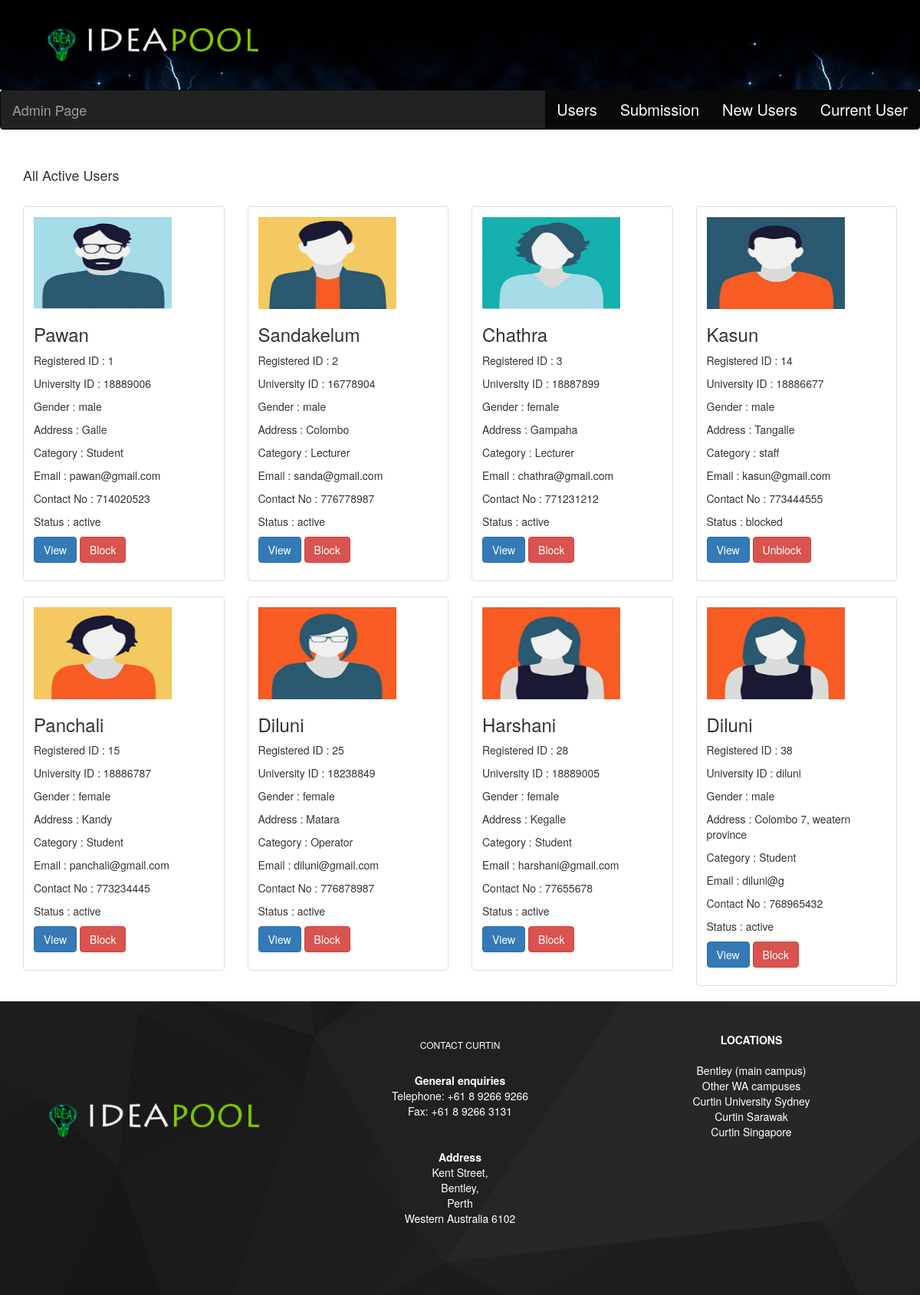
The page /allusers.php on the database its author committed.
### tables this page shows
CREATE TABLE IF NOT EXISTS `register` (
  `id` int(11) NOT NULL AUTO_INCREMENT,
  `fname` varchar(45) NOT NULL,
  `lname` varchar(45) NOT NULL,
  `address` varchar(45) NOT NULL,
  `contact` int(11) NOT NULL,
  `gender` varchar(45) NOT NULL,
  `emil` varchar(45) NOT NULL,
  `category` varchar(45) NOT NULL,
  `universityID` varchar(45) NOT NULL,
  `Image` varchar(45) NOT NULL,
  `status` varchar(45) NOT NULL DEFAULT 'pending',
  `username` varchar(45) NOT NULL,
  `password` varchar(45) NOT NULL,
  `reward` int(10) NOT NULL DEFAULT '0',
  `reward2` int(10) NOT NULL DEFAULT '0',
  `reward3` int(10) NOT NULL DEFAULT '0',
  PRIMARY KEY (`id`)
);

### allusers.php (the view, shortened to what this page needs)
<!DOCTYPE html PUBLIC "-//W3C//DTD XHTML 1.0 Transitional//EN" "http://www.w3.org/TR/xhtml1/DTD/xhtml1-transitional.dtd">
<html xmlns="http://www.w3.org/1999/xhtml">
<head>
<link rel="stylesheet" href="css/ideacss.css" />
<link rel="stylesheet" href="css/bootstrap.min.css"></link>
</head>
<body>
<?php
include('header.php');
?>
<nav class = "navbar navbar-inverse" role = "navigation">
           <div class = "navbar-header" style="font-size:20px">
              <a class = "navbar-brand" href = "#">Admin Page</a>
           </div>
           <div style="font-size:20px">
                            <div class="nav">
                                          <ul class = "nav navbar-nav pull-right">
                                                <li class = "active"><a href = "SearchUser.php">Users</a></li>
                                                <li class = "active"><a href = "editSubmissionCompu.php">Submission</a></li>
                                                 <li class = "active"><a href = "newusers.php">New Users</a></li>
                                                <li class = "active"><a href = "allusers.php">Current User</a></li>
                                          </ul>
                             </div>
              </div>
</nav>
<div class="container">
<div class="row">
<div class="col-md-12">
<br/>
<h4>All Active Users </h4>
<br/>
<?php
include("database_connect.php");
$query = "select * from register where status != 'pending'";
$result=mysqli_query($con,$query);
?>
<tr class="info">
<div class="row">
<?php while($row=mysqli_fetch_array($result)){
	$state = $row['status']?>
  <div class="col-xs-6 col-md-3">
    <div class="thumbnail">
      <div class="caption">
      <img src="<?php echo $row['Image']?>" height="120px" width="180px" align="middle">
        <h3><?php echo $row['fname']?></h3>
        <p>Registered ID : <?php echo $row['id'] ?></p>
        <p>University ID : <?php echo $row['universityID']; ?></p>
        <p>Gender        : <?php echo $row['gender'] ?></p>
        <p>Address       : <?php echo $row['address'] ?></p>
		<p>Category      : <?php echo $row['category'] ?></p>
		<p>Email         : <?php echo $row['emil']; ?></p>
		<p>Contact No    : <?php echo $row['contact']?></p>
		<p>Status        : <?php echo $state ?></p>
        <p><a href="block.php?sendId=<?= $row['id'] ?>" onclick="pop_up(this);return false;" class="btn btn-primary" role="button">View</a>
        <?php
        if($state == "blocked"){ ?>
         <button type="button" name="button" class="btn btn-danger" onclick="javascript:UnblockUser(<?php echo $row['id']; ?>)">Unblock</button>
       <?php
        }else{ ?>
        	<button type="button" name="button" class="btn btn-danger" onclick="javascript:BlockUser(<?php echo $row['id']; ?>)">Block</button>
        <?php } ?>
      </div>
    </div>
  </div>
  <?php
}
?>
</div>
</div>
</div>
</div>
<?php
 include('footer.php');
?>
</body>
</html>

### rows shown on the page
register: Image (picture), fname "Pawan", id "1", universityID "18889006", gender "male", address "Galle", category "Student", emil "pawan@gmail.com", contact "714020523", status "active"
register: Image (picture), fname "Sandakelum", id "2", universityID "16778904", gender "male", address "Colombo", category "Lecturer", emil "sanda@gmail.com", contact "776778987", status "active"
register: Image (picture), fname "Chathra", id "3", universityID "18887899", gender "female", address "Gampaha", category "Lecturer", emil "chathra@gmail.com", contact "771231212", status "active"
register: Image (picture), fname "Kasun", id "14", universityID "18886677", gender "male", address "Tangalle", category "staff", emil "kasun@gmail.com", contact "773444555", status "blocked"
register: Image (picture), fname "Panchali", id "15", universityID "18886787", gender "female", address "Kandy", category "Student", emil "panchali@gmail.com", contact "773234445", status "active"
register: Image (picture), fname "Diluni", id "25", universityID "18238849", gender "female", address "Matara", category "Operator", emil "diluni@gmail.com", contact "776878987", status "active"
register: Image (picture), fname "Harshani", id "28", universityID "18889005", gender "female", address "Kegalle", category "Student", emil "harshani@gmail.com", contact "77655678", status "active"
register: Image (picture), fname "Diluni", id "38", universityID "diluni", gender "male", address "Colombo 7, weatern province", category "Student", emil "diluni@g", contact "768965432", status "active"
